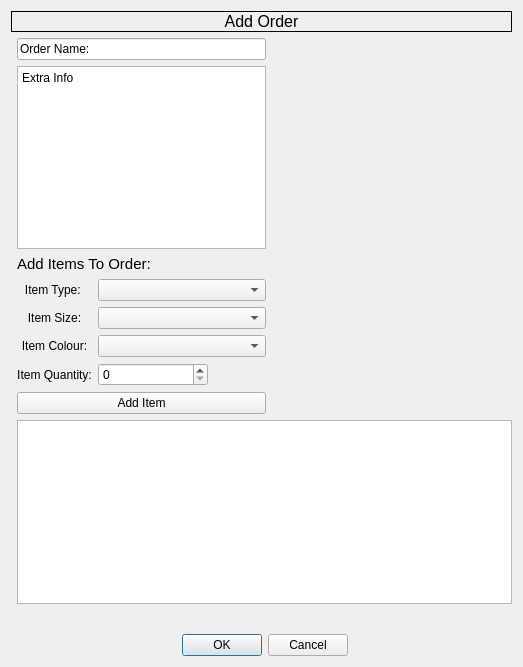
<?xml version="1.0" encoding="UTF-8"?>
<ui version="4.0">
 <class>AddOrderDiologue</class>
 <widget class="QDialog" name="AddOrderDiologue">
  <property name="geometry">
   <rect>
    <x>0</x>
    <y>0</y>
    <width>523</width>
    <height>667</height>
   </rect>
  </property>
  <property name="windowTitle">
   <string>Dialog</string>
  </property>
  <layout class="QGridLayout" name="gridLayout">
   <property name="sizeConstraint">
    <enum>QLayout::SetDefaultConstraint</enum>
   </property>
   <item row="3" column="3">
    <spacer name="horizontalSpacer_3">
     <property name="orientation">
      <enum>Qt::Horizontal</enum>
     </property>
     <property name="sizeHint" stdset="0">
      <size>
       <width>40</width>
       <height>20</height>
      </size>
     </property>
    </spacer>
   </item>
   <item row="6" column="1" colspan="3">
    <layout class="QGridLayout" name="gridLayout_3">
     <item row="12" column="0" colspan="3">
      <widget class="QTableWidget" name="ItemsTable"/>
     </item>
    </layout>
   </item>
   <item row="3" column="1" colspan="2">
    <layout class="QGridLayout" name="gridLayout_4">
     <item row="0" column="0">
      <widget class="QLineEdit" name="lineEdit">
       <property name="text">
        <string>Order Name: </string>
       </property>
      </widget>
     </item>
     <item row="1" column="0">
      <widget class="QPlainTextEdit" name="plainTextEdit">
       <property name="plainText">
        <string>Extra Info
</string>
       </property>
      </widget>
     </item>
     <item row="3" column="0">
      <layout class="QGridLayout" name="gridLayout_2">
       <item row="6" column="0" colspan="4">
        <widget class="QPushButton" name="AddItemButton">
         <property name="text">
          <string>Add Item</string>
         </property>
        </widget>
       </item>
       <item row="5" column="1" colspan="2">
        <widget class="QSpinBox" name="ItemQantitySBox"/>
       </item>
       <item row="1" column="0" colspan="4">
        <widget class="QLabel" name="label">
         <property name="font">
          <font>
           <pointsize>11</pointsize>
          </font>
         </property>
         <property name="frameShadow">
          <enum>QFrame::Plain</enum>
         </property>
         <property name="text">
          <string>Add Items To Order:</string>
         </property>
        </widget>
       </item>
       <item row="3" column="1" colspan="3">
        <widget class="QComboBox" name="ItemTypeCombo"/>
       </item>
       <item row="2" column="0">
        <widget class="QLabel" name="SelecItemLabel">
         <property name="text">
          <string>Item Type: </string>
         </property>
         <property name="alignment">
          <set>Qt::AlignCenter</set>
         </property>
         <property name="indent">
          <number>0</number>
         </property>
        </widget>
       </item>
       <item row="5" column="0">
        <widget class="QLabel" name="ItemQuantityLabel">
         <property name="text">
          <string>Item Quantity:</string>
         </property>
         <property name="alignment">
          <set>Qt::AlignCenter</set>
         </property>
         <property name="indent">
          <number>0</number>
         </property>
        </widget>
       </item>
       <item row="3" column="0">
        <widget class="QLabel" name="ItemSizeLabel">
         <property name="text">
          <string>Item Size:</string>
         </property>
         <property name="alignment">
          <set>Qt::AlignCenter</set>
         </property>
         <property name="indent">
          <number>0</number>
         </property>
        </widget>
       </item>
       <item row="2" column="1" colspan="3">
        <widget class="QComboBox" name="ItemSizeCombo">
         <property name="sizePolicy">
          <sizepolicy hsizetype="Minimum" vsizetype="Fixed">
           <horstretch>0</horstretch>
           <verstretch>0</verstretch>
          </sizepolicy>
         </property>
         <property name="minimumSize">
          <size>
           <width>50</width>
           <height>0</height>
          </size>
         </property>
        </widget>
       </item>
       <item row="4" column="0">
        <widget class="QLabel" name="ItemColourLabel">
         <property name="text">
          <string>Item Colour:</string>
         </property>
         <property name="alignment">
          <set>Qt::AlignCenter</set>
         </property>
        </widget>
       </item>
       <item row="4" column="1" colspan="3">
        <widget class="QComboBox" name="ItemColourCombo"/>
       </item>
      </layout>
     </item>
    </layout>
   </item>
   <item row="0" column="0" colspan="4">
    <widget class="QLabel" name="Title">
     <property name="font">
      <font>
       <pointsize>12</pointsize>
      </font>
     </property>
     <property name="frameShape">
      <enum>QFrame::Box</enum>
     </property>
     <property name="text">
      <string>Add Order</string>
     </property>
     <property name="alignment">
      <set>Qt::AlignCenter</set>
     </property>
    </widget>
   </item>
   <item row="20" column="1" colspan="3">
    <widget class="QDialogButtonBox" name="DialogueButtonBox">
     <property name="orientation">
      <enum>Qt::Horizontal</enum>
     </property>
     <property name="standardButtons">
      <set>QDialogButtonBox::Cancel|QDialogButtonBox::Ok</set>
     </property>
     <property name="centerButtons">
      <bool>true</bool>
     </property>
    </widget>
   </item>
   <item row="19" column="1" colspan="3">
    <widget class="QLabel" name="MessageLabel">
     <property name="font">
      <font>
       <pointsize>12</pointsize>
      </font>
     </property>
     <property name="text">
      <string/>
     </property>
    </widget>
   </item>
  </layout>
 </widget>
 <tabstops>
  <tabstop>lineEdit</tabstop>
  <tabstop>plainTextEdit</tabstop>
 </tabstops>
 <resources/>
 <connections>
  <connection>
   <sender>DialogueButtonBox</sender>
   <signal>accepted()</signal>
   <receiver>AddOrderDiologue</receiver>
   <slot>accept()</slot>
   <hints>
    <hint type="sourcelabel">
     <x>248</x>
     <y>254</y>
    </hint>
    <hint type="destinationlabel">
     <x>157</x>
     <y>274</y>
    </hint>
   </hints>
  </connection>
  <connection>
   <sender>DialogueButtonBox</sender>
   <signal>rejected()</signal>
   <receiver>AddOrderDiologue</receiver>
   <slot>reject()</slot>
   <hints>
    <hint type="sourcelabel">
     <x>316</x>
     <y>260</y>
    </hint>
    <hint type="destinationlabel">
     <x>286</x>
     <y>274</y>
    </hint>
   </hints>
  </connection>
 </connections>
</ui>
